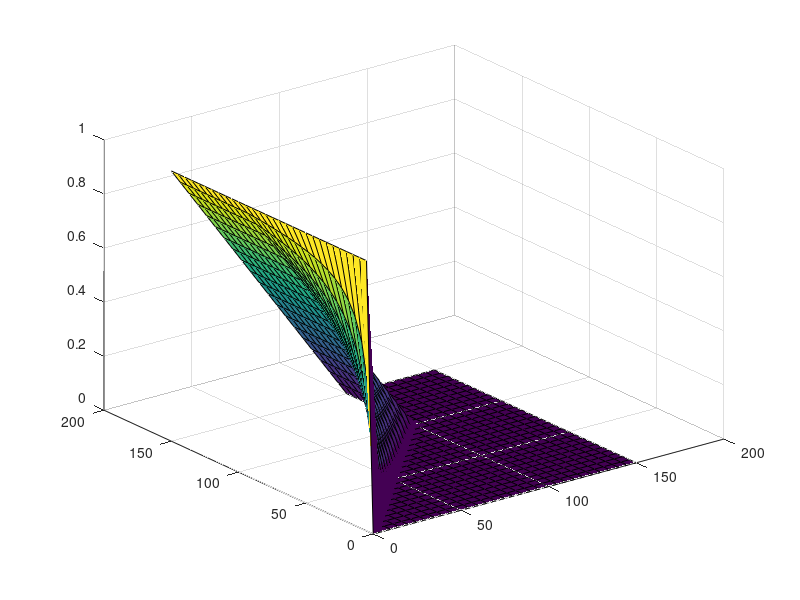

Reproduce this figure in MATLAB. (Note: this script raises an error after producing the figure.)
clear;
cut_off = 100; % threshold
[d1, d2] = meshgrid(0:5:150, 0:5:150); 
dist_w = @(d1, d2) max(1.0 - d1 ./ min(d2, cut_off), 0.0);

surf(d1, d2, dist_w(d1, d2));
% colormap summer
alpha(0.5)
% shading interp
xlabel('Primary Ray Length')
ylabel('Secondary Ray Length')
zlabel('Distance Weight')